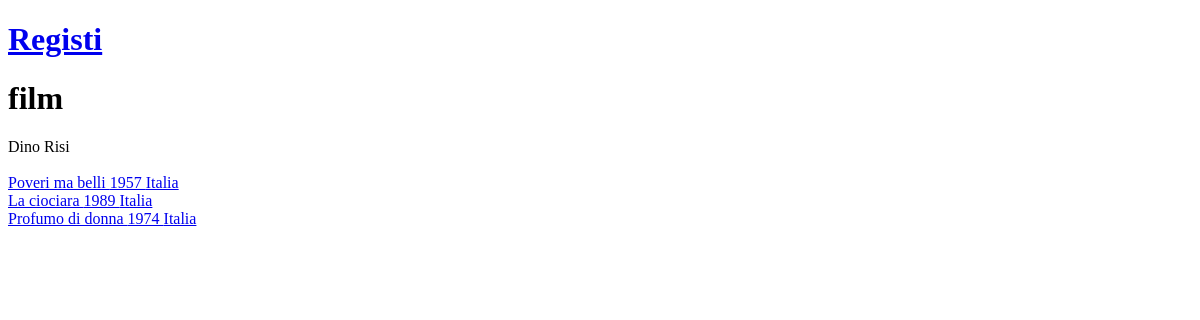
The page /dati/film.php?nomer=Dino&cognomer=Risi&idr=2 on the database its author committed.
### tables this page shows
CREATE TABLE `film` (
  `idfilm` int(10) NOT NULL,
  `titolo` varchar(1000) DEFAULT NULL,
  `anno` year(4) DEFAULT NULL,
  `nazionalita` varchar(25) DEFAULT NULL,
  `lingua` varchar(50) DEFAULT NULL,
  `codicer` int(10) NOT NULL
);

### dati/film.php (the view)
<!DOCTYPE html>
<html>
<head>
</head>
<body>
    <a href="registi.php"><h1>Registi</h1></a>
    <h1>film</h1>
    <?php
    $conn = new MySqli("127.0.0.1:3306","root","","videoteca") or die("errore di connessione");
    $conn->query("set names \"UTF\"");
    $cognomer = $_GET["cognomer"];
    $nomer = $_GET["nomer"];
    $idr = $_GET["idr"];
    echo $nomer." ".$cognomer."<br><br>";
    $sql = "select * from film where $idr=codicer";
    $table = $conn->query($sql);
    while($ez=$table->fetch_array()){
        $id=$ez['idfilm'];
        $titolo=$ez['titolo'];
        $anno=$ez['anno'];
        $naz=$ez['nazionalita'];
        $titolo = str_replace("'","*",$titolo);
        echo "<a href='subfilm.php?titolo=$titolo&anno=$anno&naz=$naz&id=$id&nomer=$nomer&cognomer=$cognomer&idr=$idr'>";
        echo $ez['titolo']." ".$ez['anno']." ".$ez['nazionalita']."<br></a>";
    }
    ?>
    <link rel="stylesheet" href="../assets/style.css">
    <link rel="stylesheet" href="../sfondo.css">
</body>
</html>

### sfondo.css (style rules this page uses)
body { background-image: URL("https://i.kym-cdn.com/entries/icons/original/000/038/423/Spamton_screenshot_shop.png"); }

### rows shown on the page
film: titolo "Poveri ma belli", anno "1957", nazionalita "Italia"
film: titolo "La ciociara", anno "1989", nazionalita "Italia"
film: titolo "Profumo di donna", anno "1974", nazionalita "Italia"

### other values the page prints
$nomer "Dino"
$cognomer "Risi"
